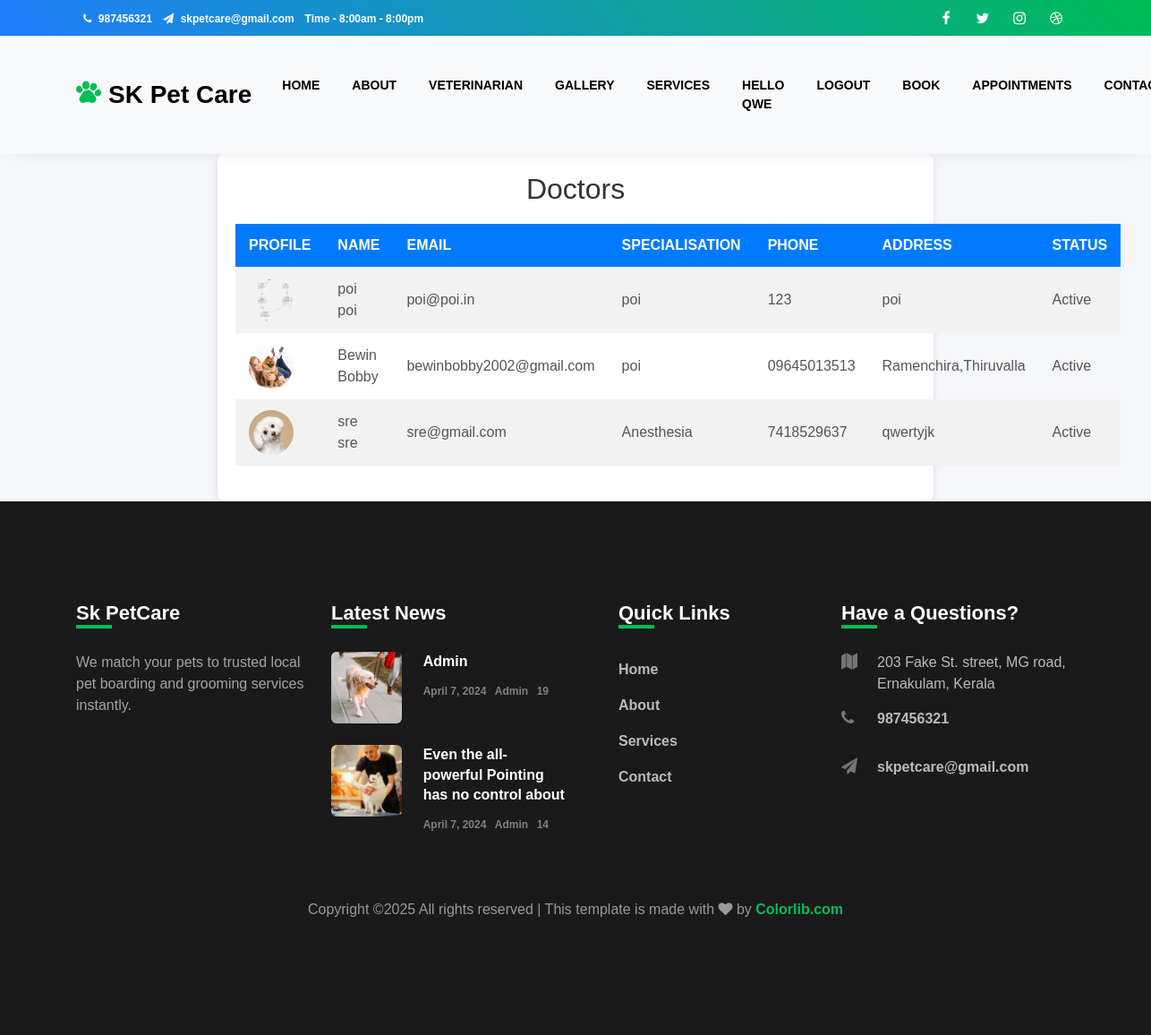
The page /credentials/admin/doctors/ (signed in) on the database its author committed.
### credentials/models.py (models this page shows, shortened)
class Doctor(models.Model):
    user=models.OneToOneField(User,on_delete=models.CASCADE)
    profile_pic= models.FileField(upload_to='profile_pic/DoctorProfilePic/',null=True,blank=True)
    phone = models.CharField(max_length=10, default='0')
    address = models.CharField(max_length=250)
    speacialisation = models.CharField(max_length=250)
    date_joined = models.DateTimeField(verbose_name='date joined', auto_now_add=True)
    last_login = models.DateTimeField(verbose_name='last login', auto_now=True)
    status = models.BooleanField(default=False)
    @property
    def get_name(self):
        return self.user.first_name+" "+self.user.last_name

### credentials/views.py (the view)
# urls.py: path('admin/doctors/', views.view_doctors, name='view_doctors'),
@login_required
def view_doctors(request):
    doctors = Doctor.objects.all()
    return render(request, 'view_doctors.html', {'doctors': doctors})

### templates/view_doctors.html (shortened to what this page needs)
{% extends 'base.html' %}
{% load static %}
{% block content %}
<div class="table-container">
    <h1>Doctors</h1>
    <table>
        <tr>
            <th>Profile</th>
            <th>Name</th>
            <th>Email</th>
            <th>Specialisation</th>
            <th>Phone</th>
            <th>Address</th>
            <th>Status</th>
        </tr>
        {% for doctor in doctors %}
        <tr>
            <td>
                <img src="{{ doctor.profile_pic.url }}" alt="{{ doctor.get_name }}" class="profile-pic">
            </td>
            <td>{{ doctor.get_name }}</td>
            <td>{{ doctor.user.email }}</td>
            <td>{{ doctor.speacialisation }}</td>
            <td>{{ doctor.phone }}</td>
            <td>{{ doctor.address }}</td>
            <td>{{ doctor.status|yesno:"Active,Inactive" }}</td>
        </tr>
        {% endfor %}
    </table>
</div>
{% endblock %}

### templates/base.html (shortened to what this page needs)
{% load static %}
<!DOCTYPE html>
<html lang="en">
  <head>
    <link rel="stylesheet" href="https://stackpath.bootstrapcdn.com/font-awesome/4.7.0/css/font-awesome.min.css">
    <link rel="stylesheet" href="{% static '' %}css/animate.css">
    <link rel="stylesheet" href="{% static '' %}css/owl.carousel.min.css">
    <link rel="stylesheet" href="{% static '' %}css/owl.theme.default.min.css">
    <link rel="stylesheet" href="{% static '' %}css/magnific-popup.css">
    <link rel="stylesheet" href="{% static '' %}css/bootstrap-datepicker.css">
    <link rel="stylesheet" href="{% static '' %}css/jquery.timepicker.css">
    <link rel="stylesheet" href="{% static '' %}css/flaticon.css">
    <link rel="stylesheet" href="{% static '' %}css/style.css">
    <link rel="stylesheet" href="https://cdn.jsdelivr.net/npm/bootstrap@5.3.0/dist/css/bootstrap.min.css">
  </head>
  <body>
    <div class="wrap">
			<div class="container">
				<div class="row">
					<div class="col-md-6 d-flex align-items-center">
						<p class="mb-0 phone pl-md-2">
							<a href="#" class="mr-2"><span class="fa fa-phone mr-1"></span> 987456321</a>
							<a href="#"><span class="fa fa-paper-plane mr-1"></span> skpetcare@gmail.com</a>
              <a href="#" class="mr-2"> Time - 8:00am - 8:00pm</a>
						</p>
					</div>
					 <div class="col-md-6 d-flex justify-content-md-end">
						<div class="social-media">
                            <p class="mb-0 d-flex">
                                <a href="#" class="d-flex align-items-center justify-content-center"><span class="fa fa-facebook"><i class="sr-only">Facebook</i></span></a>
                               <a href="#" class="d-flex align-items-center justify-content-center"><span class="fa fa-twitter"><i class="sr-only">Twitter</i></span></a>
                               <a href="#" class="d-flex align-items-center justify-content-center"><span class="fa fa-instagram"><i class="sr-only">Instagram</i></span></a>
                               <a href="#" class="d-flex align-items-center justify-content-center"><span class="fa fa-dribbble"><i class="sr-only">Dribbble</i></span></a>
                            </p>
		        </div>
					</div>
				</div>
			</div>
		</div>
		<nav class="navbar navbar-expand-lg navbar-light bg-light ftco_navbar ftco-navbar-light" id="ftco-navbar">
	    <div class="container">
	    	<a class="navbar-brand" href="{% url 'index' %}"><span class="flaticon-pawprint-1 mr-2"></span>SK Pet Care</a>
	      <div class="collapse navbar-collapse" id="ftco-nav">
	        <ul class="navbar-nav ml-auto">
            {% if user.is_authenticated %}
              <li class="nav-item"><a href="{% url 'index' %}" class="nav-link">Home</a></li>
              <li class="nav-item"><a href="{% url 'about' %}" class="nav-link">About</a></li>
              <li class="nav-item"><a href="{% url 'vet' %}" class="nav-link">Veterinarian</a></li>
              <li class="nav-item"><a href="{% url 'gallery' %}" class="nav-link">Gallery</a></li>
              <li class="nav-item"><a href="{% url 'services' %}" class="nav-link">Services</a></li>
              {% if user.is_superuser %}
                <li class="nav-item"><a href="{% url 'profile' %}" class="nav-link">Hello {{user.username}}</a></li>
                <li class="nav-item"><a href="{% url 'logout' %}" class="nav-link">Logout</a></li>
                <li class="nav-item"><a href="{% url 'admin_booking_list' %}" class="nav-link">Book List</a></li>
                <li class="nav-item"><a href="{% url 'view_customers' %}" class="nav-link">View Customers</a></li>
                <li class="nav-item"><a href="{% url 'view_doctors' %}" class="nav-link">View Doctors</a></li>
                {% comment %} <li class="nav-item"><a href="{% url 'appointment' %}" class="nav-link">Appointments</a></li> {% endcomment %}
              {% else %}
                <li class="nav-item"><a href="{% url 'profile' %}" class="nav-link">Hello {{user.username}}</a></li>
                <li class="nav-item"><a href="{% url 'logout' %}" class="nav-link">Logout</a></li>
                <li class="nav-item"><a href="{% url 'book' %}" class="nav-link">Book</a></li>
                <li class="nav-item"><a href="{% url 'appointment' %}" class="nav-link">Appointments</a></li>
              {% endif %}
            {% endif %}
            <li class="nav-item"><a href="{% url 'contact' %}" class="nav-link">Contact</a></li>
	        </ul>
	      </div>
	    </div>
	  </nav>
      {% block content %}
      {% endblock %}
      <footer class="footer">
        <div class="container">
          <div class="row">
            <div class="col-md-6 col-lg-3 mb-4 mb-md-0">
              <h2 class="footer-heading">Sk PetCare</h2>
              <p>We match your pets to trusted local pet boarding and grooming services instantly.</p>
              <ul class="ftco-footer-social p-0">
              </ul>
            </div>
            <div class="col-md-6 col-lg-3 mb-4 mb-md-0">
              <h2 class="footer-heading">Latest News</h2>
              <div class="block-21 mb-4 d-flex">
                <a class="img mr-4 rounded" style="background-image: url(/static/images/image_1.jpg);"></a>
                <div class="text">
                  <h3 class="heading"><a href="#">Admin</a></h3>
                  <div class="meta">
                    <div><a href="#"> April 7, 2024</a></div>
                    <div><a href="#"> Admin</a></div>
                    <div><a href="#"> 19</a></div>
                  </div>
                </div>
              </div>
              <div class="block-21 mb-4 d-flex">
                <a class="img mr-4 rounded" style="background-image: url(/static/images/image_2.jpg);"></a>
                <div class="text">
                  <h3 class="heading"><a href="#">Even the all-powerful Pointing has no control about</a></h3>
                  <div class="meta">
                    <div><a href="#"> April 7, 2024</a></div>
                    <div><a href="#"> Admin</a></div>
                    <div><a href="#"> 14</a></div>
                  </div>
                </div>
              </div>
            </div>
            <div class="col-md-6 col-lg-3 pl-lg-5 mb-4 mb-md-0">
              <h2 class="footer-heading">Quick Links</h2>
              <ul class="list-unstyled">
                <li><a href="#" class="py-2 d-block">Home</a></li>
                <li><a href="#" class="py-2 d-block">About</a></li>
                <li><a href="#" class="py-2 d-block">Services</a></li>
                <li><a href="#" class="py-2 d-block">Contact</a></li>
              </ul>
            </div>
            <div class="col-md-6 col-lg-3 mb-4 mb-md-0">
              <h2 class="footer-heading">Have a Questions?</h2>
              <div class="block-23 mb-3">
                <ul>
                  <li><span class="icon fa fa-map"></span><span class="text">203 Fake St. street, MG road, Ernakulam, Kerala</span></li>
                  <li><a href="#"><span class="icon fa fa-phone"></span><span class="text">987456321</span></a></li>
                  <li><a href="#"><span class="icon fa fa-paper-plane"></span><span class="text">skpetcare@gmail.com</span></a></li>
                </ul>
              </div>
            </div>
          </div>
          <div class="row mt-5">
            <div class="col-md-12 text-center">
              <p class="copyright">
                Copyright &copy;<script>document.write(new Date().getFullYear());</script> All rights reserved | This template is made with <i class="fa fa-heart" aria-hidden="true"></i> by <a href="https://colorlib.com" target="_blank">Colorlib.com</a>
              </p>
            </div>
          </div>
        </div>
      </footer>
  </body>
</html>

### templates/view_doctors.html (style rules this page uses)
body { font-family: Arial, sans-serif; background-color: #f4f6f9; color: #333; }
h1 { text-align: center; color: #333; margin-bottom: 20px; font-size: 2em; }
.table-container { width: 90%; max-width: 800px; margin: auto; background-color: #fff; padding: 20px; box-shadow: 0px 4px 8px rgba(0, 0, 0, 0.1); border-radius: 8px; }
table { width: 100%; border-collapse: collapse; margin: 20px 0; }
th, td { padding: 12px 15px; text-align: left; }
th { background-color: #007bff; color: #fff; font-weight: 600; text-transform: uppercase; }
tr:nth-child(even) { background-color: #f2f2f2; }
td { color: #555; }
.profile-pic { width: 50px; height: 50px; border-radius: 50%; object-fit: cover; }
a { color: #007bff; text-decoration: none; font-weight: bold; }

### rows shown on the page
Doctor: profile_pic (picture), get_name "poi poi", user.email "poi@poi.in", speacialisation "poi", phone "123", address "poi", status "Active"
Doctor: profile_pic (picture), get_name "Bewin Bobby", user.email "bewinbobby2002@gmail.com", speacialisation "poi", phone "09645013513", address "Ramenchira,Thiruvalla", status "Active"
Doctor: profile_pic (picture), get_name "sre sre", user.email "sre@gmail.com", speacialisation "Anesthesia", phone "7418529637", address "qwertyjk", status "Active"

### other values the page prints
{{ user.username }} "QWE"
